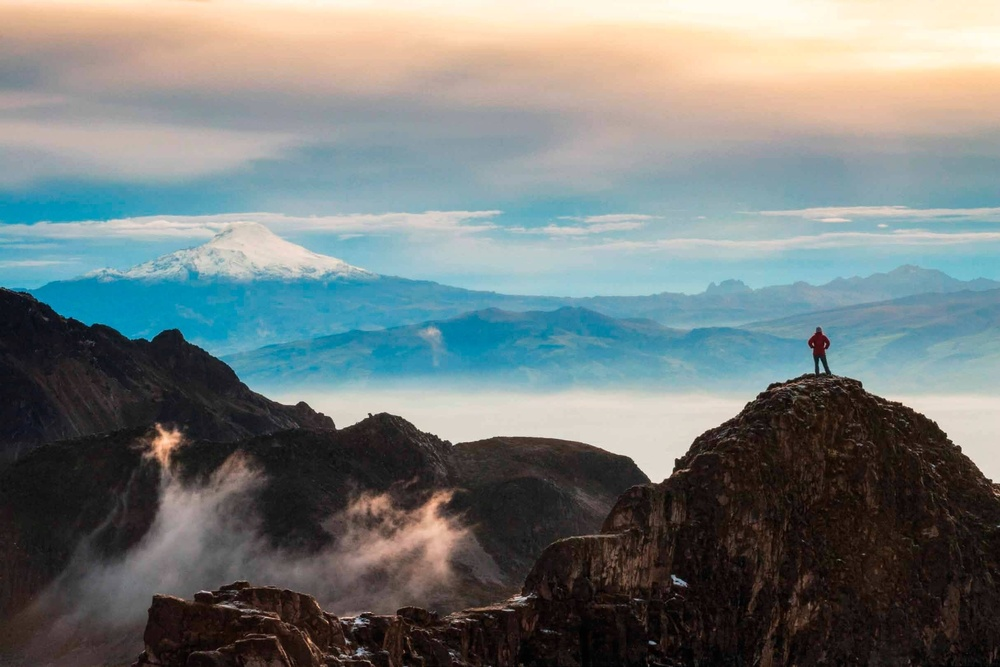
#> input picture Mision1-Control-de-Trayectoria/pruebas/imagen.jpg, 1000 x 667 px, shrunk from 2428 x 1620 before the run
$ python regiones.py
#> lines starting #> are read from the running program, lines starting #| are printed output that depends on the picture; after the words box and inside, x2 and y2 are one past the last pixel; in counts of white or black regions, pixels touching at a corner belong together
import cv2

# Leer la imagen
image = cv2.imread('imagen.jpg')
#> image is the input picture: shape (667, 1000, 3); mean B, G, R 123.1, 123.7, 115.8

# Obtener dimensiones de la imagen
alto, ancho = image.shape[:2]
#> alto = 667; ancho = 1000

# Definir las coordenadas de las regiones
regiones = [
    [(0, 0), (ancho // 3, alto // 3)],         # Región 1 (arriba a la izquierda)
    [(ancho // 3, 0), (2 * (ancho // 3), alto // 3)],   # Región 2 (arriba al centro)
    [(2 * (ancho // 3), 0), (ancho, alto // 3)],       # Región 3 (arriba a la derecha)
    [(0, alto // 3), (ancho // 3, 2 * (alto // 3))],   # Región 4 (centro a la izquierda)
    [(ancho // 3, alto // 3), (2 * (ancho // 3), 2 * (alto // 3))], # Región 5 (centro central)
    [(2 * (ancho // 3), alto // 3), (ancho, 2 * (alto // 3))],     # Región 6 (centro a la derecha)
    [(0, 2 * (alto // 3)), (ancho // 3, alto)],     # Región 7 (abajo a la izquierda)
    [(ancho // 3, 2 * (alto // 3)), (2 * (ancho // 3), alto)],   # Región 8 (abajo al centro)
    [(2 * (ancho // 3), 2 * (alto // 3)), (ancho, alto)]   # Región 9 (abajo a la derecha)
]

# Dibujar las regiones en la imagen
for i, (p1, p2) in enumerate(regiones, start=1):
    cv2.rectangle(image, p1, p2, (255, 0, 0), 2)
    cv2.putText(image, f"Región {i}", (p1[0], p1[1]+50), cv2.FONT_HERSHEY_SIMPLEX, 0.5, (0, 0, 0), 2)
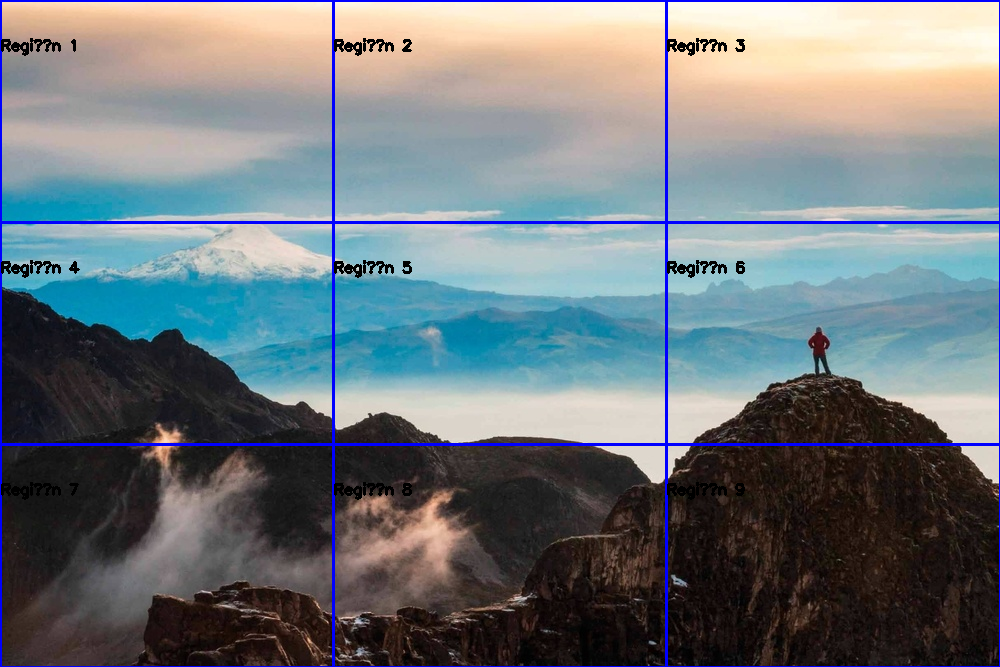
#> image: shape (667, 1000, 3); 2.95% of pixels changed, all inside (x1, y1, x2, y2) = (0, 0, 1000, 667)

# Mostrar la imagen con las regiones
cv2.imshow("Imagen con Regiones", image)
cv2.waitKey(0)
cv2.destroyAllWindows()
